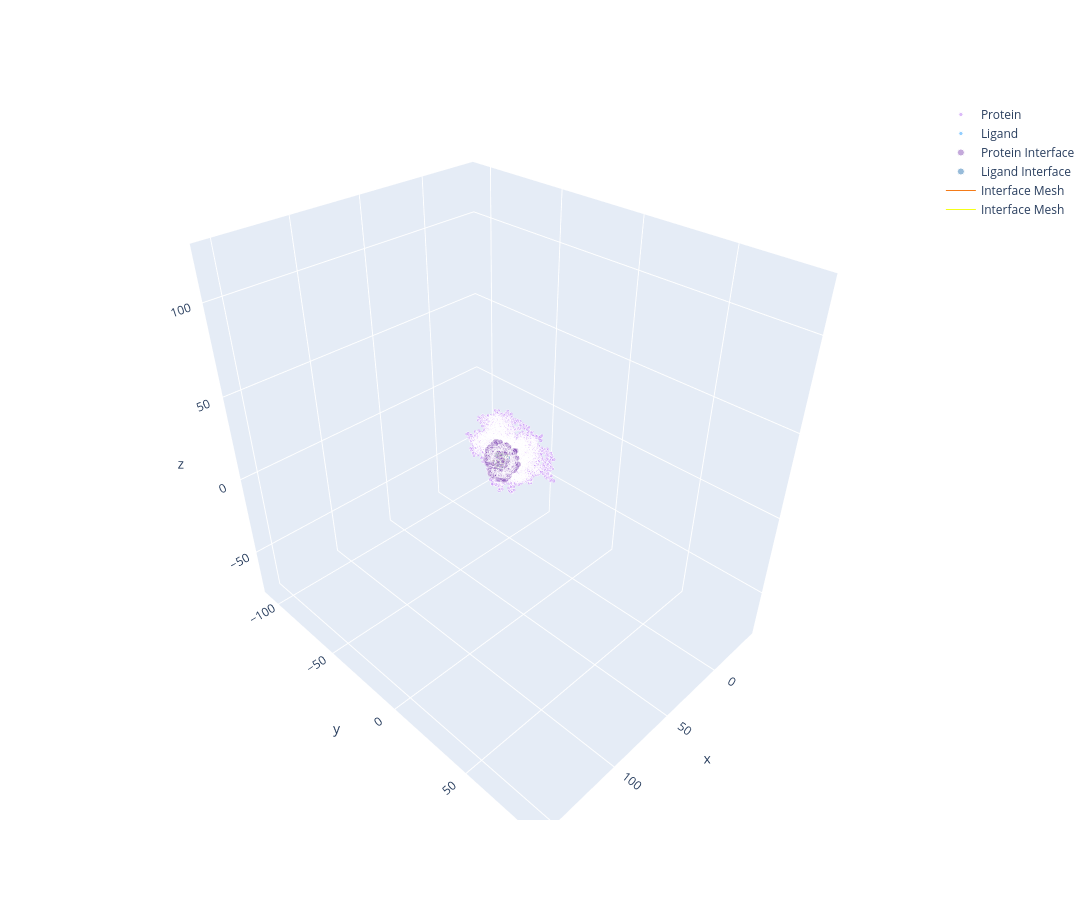

The notebook cell this image was saved under:
### Code cell
lig_neighbors_idx, prot_neighbors_idx = find_neighbor_indexes(
        lig_xyz,
        prot_xyz,
        6.0,
    )

prot_full = go.Scatter3d(
    x=prot_xyz.T[0],
    y=prot_xyz.T[1],
    z=prot_xyz.T[2],
    marker=go.scatter3d.Marker(
        color="#CD9EF7",
        size=prot_vdw*3,
    ),
    mode="markers",
    name="Protein",
)
lig_full = go.Scatter3d(
    x=lig_xyz.T[0],
    y=lig_xyz.T[1],
    z=lig_xyz.T[2],
    marker=go.scatter3d.Marker(
        color="#64BAFF",
        size=lig_vdw*3,
    ),
    mode="markers",
    name="Ligand",
)
prot_interface = go.Scatter3d(
    x=prot_xyz.T[0, prot_neighbors_idx],
    y=prot_xyz.T[1, prot_neighbors_idx],
    z=prot_xyz.T[2, prot_neighbors_idx],
    marker=go.scatter3d.Marker(
        color="#8A56B9",
        size=prot_vdw*5,
        opacity=0.5,
    ),
    mode="markers",
    name="Protein Interface",
)
lig_interface = go.Scatter3d(
    x=lig_xyz.T[0, lig_neighbors_idx],
    y=lig_xyz.T[1, lig_neighbors_idx],
    z=lig_xyz.T[2, lig_neighbors_idx],
    marker=go.scatter3d.Marker(
        color="#317AB5",
        size=lig_vdw*5,
        opacity=0.5,
    ),
    mode="markers",
    name="Ligand Interface",
)
interface = go.Mesh3d(
    x=smooth_mesh.vertices.T[0],
    y=smooth_mesh.vertices.T[1],
    z=smooth_mesh.vertices.T[2],
    i=smooth_mesh.faces.T[0],
    j=smooth_mesh.faces.T[1],
    k=smooth_mesh.faces.T[2],
    opacity=0.1,
    flatshading=True,
    color="#FFA154",
    name="Interface",
)

interface2 = go.Mesh3d(
    x=smoother_mesh.vertices.T[0],
    y=smoother_mesh.vertices.T[1],
    z=smoother_mesh.vertices.T[2],
    i=smoother_mesh.faces.T[0],
    j=smoother_mesh.faces.T[1],
    k=smoother_mesh.faces.T[2],
    opacity=0.2,
    flatshading=True,
    color="#FFFF54",
    name="Interface",
)

x_edges, y_edges, z_edges = [], [], []
for face in smooth_mesh.faces:
    for i in range(3):
        v0, v1 = face[i], face[(i+1)%3]
        x_edges.extend([smooth_mesh.vertices[v0,0], smooth_mesh.vertices[v1,0], None])
        y_edges.extend([smooth_mesh.vertices[v0,1], smooth_mesh.vertices[v1,1], None])
        z_edges.extend([smooth_mesh.vertices[v0,2], smooth_mesh.vertices[v1,2], None])

grid = go.Scatter3d(
    x=x_edges, y=y_edges, z=z_edges,
    mode='lines',
    line=dict(color='#F47B18', width=1),
    hoverinfo='skip',
    name="Interface Mesh",
)
x_edges, y_edges, z_edges = [], [], []
for face in smoother_mesh.faces:
    for i in range(3):
        v0, v1 = face[i], face[(i+1)%3]
        x_edges.extend([smoother_mesh.vertices[v0,0], smoother_mesh.vertices[v1,0], None])
        y_edges.extend([smoother_mesh.vertices[v0,1], smoother_mesh.vertices[v1,1], None])
        z_edges.extend([smoother_mesh.vertices[v0,2], smoother_mesh.vertices[v1,2], None])

grid2 = go.Scatter3d(
    x=x_edges, y=y_edges, z=z_edges,
    mode='lines',
    line=dict(color='#F4FF18', width=1),
    hoverinfo='skip',
    name="Interface Mesh",
)

fig = go.Figure(
    data=[
        prot_full,
        lig_full,
        prot_interface,
        lig_interface,
        interface,
        interface2,
        grid,
        grid2,
        
    ],
)

fig.update_layout(
    width=1200,
    height=900,
    scene=dict(
        xaxis=dict(range=[lig_xyz.T[0].min() - 100, lig_xyz.T[0].max() + 100]),
        yaxis=dict(range=[lig_xyz.T[1].min() - 100, lig_xyz.T[1].max() + 100]),
        zaxis=dict(range=[lig_xyz.T[2].min() - 100, lig_xyz.T[2].max() + 100]),
        aspectmode='data'
    )

)
fig.show()

### Figure 1 — Plotly figure (JSON) as saved in the notebook; plotly's stock layout.template omitted (floating-point values rounded to 4 significant figures; data arrays with more than 128 entries replaced by an {"elided": "..."} marker saying what was removed)
{"data": [{"marker": {"color": "#CD9EF7", "size": {"elided": "2764 float values"}}, "mode": "markers", "name": "Protein", "type": "scatter3d", "x": {"elided": "2764 float values"}, "y": {"elided": "2764 float values"}, "z": {"elided": "2764 float values"}}, {"marker": {"color": "#64BAFF", "size": [5.1, 5.1, 5.1, 5.1, 5.1, 5.1, 5.1, 4.56, 5.1, 5.1, 5.1, 4.56, 5.1, 4.56, 5.1, 4.56, 5.1, 5.1, 5.1, 3.6, 3.6, 3.6, 3.6, 3.6, 3.6, 3.6, 3.6, 3.6, 3.6, 3.6, 3.6, 3.6, 3.6, 3.6, 3.6, 3.6, 3.6, 3.6, 3.6]}, "mode": "markers", "name": "Ligand", "type": "scatter3d", "x": [59.25, 59.66, 59.41, 59.28, 59.22, 60.09, 58.94, 58.66, 60.16, 59.97, 59.16, 59.31, 58, 59.03, 57.62, 59.12, 61.22, 57.19, 56.44, 59.25, 59.34, 61.03, 60.19, 59.47, 60.28, 58.59, 60.84, 58.19, 57.16, 59.22, 62.09, 60.84, 61.44, 56.31, 58, 56.91, 55.53, 56.72, 56.22], "y": [-6.969, -8.383, -9.547, -9.328, -10.25, -10.82, -9.844, -8.438, -10.18, -11.36, -12.32, -13.44, -12.05, -6.285, -10.55, -6.48, -9.125, -10.04, -10.28, -8.289, -11.3, -10.58, -8.578, -11.38, -11.42, -8.219, -11.62, -12.41, -12.55, -5.359, -9.586, -8.359, -8.672, -9.375, -9.492, -10.88, -10.8, -10.64, -9.211], "z": [26.77, 27.03, 26.11, 24.61, 23.66, 26.5, 22.22, 22.06, 21.36, 20.89, 20.84, 20.23, 21.58, 27.8, 21.73, 25.61, 21.17, 20.34, 22.78, 24.27, 23.91, 27, 27.95, 27.19, 25.61, 21.14, 20.3, 22.59, 21.08, 27.61, 20.75, 20.48, 22.12, 20.45, 19.88, 19.72, 22.45, 23.77, 22.83]}, {"marker": {"color": "#8A56B9", "opacity": 0.5, "size": {"elided": "2764 float values"}}, "mode": "markers", "name": "Protein Interface", "type": "scatter3d", "x": {"elided": "308 float values"}, "y": {"elided": "308 float values"}, "z": {"elided": "308 float values"}}, {"marker": {"color": "#317AB5", "opacity": 0.5, "size": [8.5, 8.5, 8.5, 8.5, 8.5, 8.5, 8.5, 7.6, 8.5, 8.5, 8.5, 7.6, 8.5, 7.6, 8.5, 7.6, 8.5, 8.5, 8.5, 6.0, 6.0, 6.0, 6.0, 6.0, 6.0, 6.0, 6.0, 6.0, 6.0, 6.0, 6.0, 6.0, 6.0, 6.0, 6.0, 6.0, 6.0, 6.0, 6.0]}, "mode": "markers", "name": "Ligand Interface", "type": "scatter3d", "x": [59.25, 59.66, 59.41, 59.28, 59.22, 60.09, 58.94, 58.66, 60.16, 59.97, 59.16, 59.31, 58, 59.03, 57.62, 59.12, 61.22, 57.19, 56.44, 59.25, 59.34, 61.03, 60.19, 59.47, 60.28, 58.59, 60.84, 58.19, 57.16, 59.22, 62.09, 60.84, 61.44, 56.31, 58, 56.91, 55.53, 56.72, 56.22], "y": [-6.969, -8.383, -9.547, -9.328, -10.25, -10.82, -9.844, -8.438, -10.18, -11.36, -12.32, -13.44, -12.05, -6.285, -10.55, -6.48, -9.125, -10.04, -10.28, -8.289, -11.3, -10.58, -8.578, -11.38, -11.42, -8.219, -11.62, -12.41, -12.55, -5.359, -9.586, -8.359, -8.672, -9.375, -9.492, -10.88, -10.8, -10.64, -9.211], "z": [26.77, 27.03, 26.11, 24.61, 23.66, 26.5, 22.22, 22.06, 21.36, 20.89, 20.84, 20.23, 21.58, 27.8, 21.73, 25.61, 21.17, 20.34, 22.78, 24.27, 23.91, 27, 27.95, 27.19, 25.61, 21.14, 20.3, 22.59, 21.08, 27.61, 20.75, 20.48, 22.12, 20.45, 19.88, 19.72, 22.45, 23.77, 22.83]}, {"color": "#FFA154", "flatshading": true, "i": {"elided": "840 int values"}, "j": {"elided": "840 int values"}, "k": {"elided": "840 int values"}, "name": "Interface", "opacity": 0.1, "type": "mesh3d", "x": {"elided": "422 float values"}, "y": {"elided": "422 float values"}, "z": {"elided": "422 float values"}}, {"color": "#FFFF54", "flatshading": true, "i": {"elided": "840 int values"}, "j": {"elided": "840 int values"}, "k": {"elided": "840 int values"}, "name": "Interface", "opacity": 0.2, "type": "mesh3d", "x": {"elided": "422 float values"}, "y": {"elided": "422 float values"}, "z": {"elided": "422 float values"}}, {"hoverinfo": "skip", "line": {"color": "#F47B18", "width": 1}, "mode": "lines", "name": "Interface Mesh", "type": "scatter3d", "x": {"elided": "7560 float values"}, "y": {"elided": "7560 float values"}, "z": {"elided": "7560 float values"}}, {"hoverinfo": "skip", "line": {"color": "#F4FF18", "width": 1}, "mode": "lines", "name": "Interface Mesh", "type": "scatter3d", "x": {"elided": "7560 float values"}, "y": {"elided": "7560 float values"}, "z": {"elided": "7560 float values"}}], "layout": {"height": 900, "scene": {"aspectmode": "data", "xaxis": {"range": [-44.47, 162.1]}, "yaxis": {"range": [-113.4, 94.62]}, "zaxis": {"range": [-80.25, 127.9]}}, "width": 1200}}
